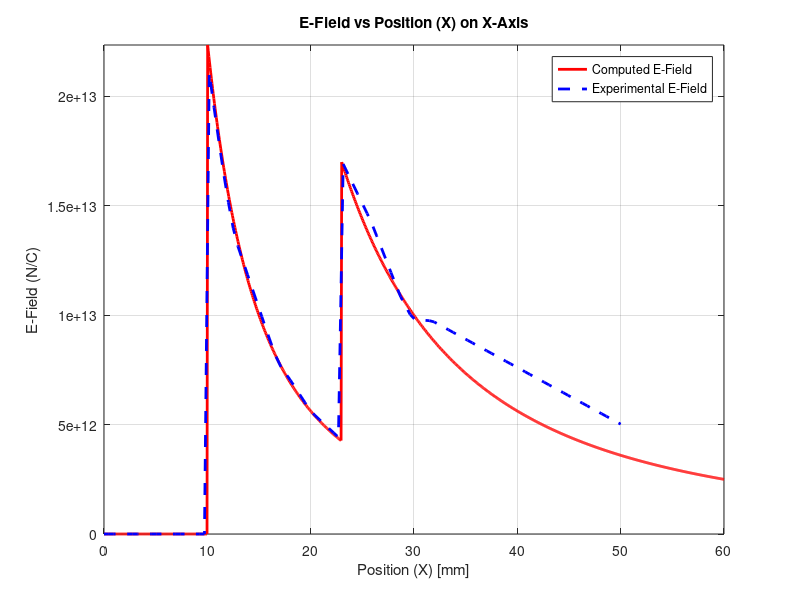
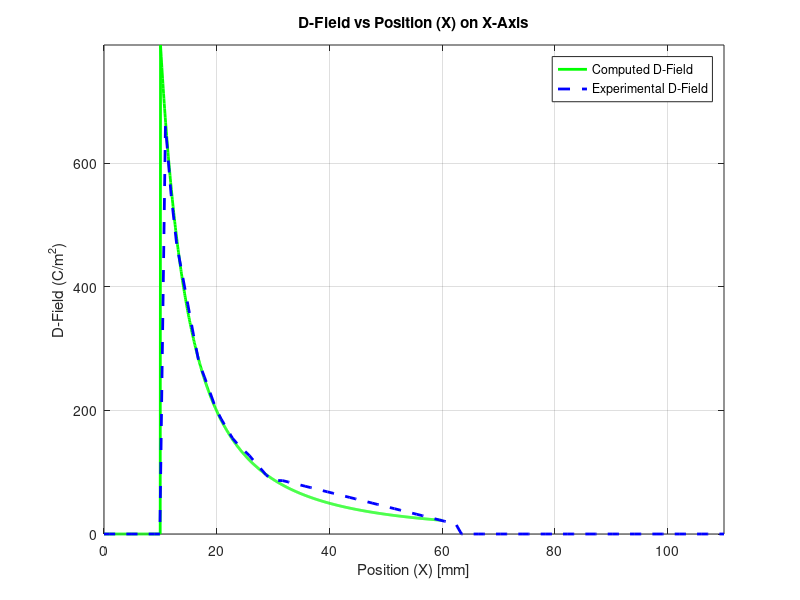

MATLAB code for these plots, in order:
% Parameters
R_inner = 10; % Inner radius of the conductor ball (mm)
R_outer = 20 + 0.3 * 10; % Outer radius of the dielectric shell (mm)
Q = 1; % Total charge on the conductor ball (C)
epsilon_r = 4; % Relative permittivity of the dielectric shell
epsilon_0 = 8.85e-12; % Vacuum permittivity (F/m)

% Define spatial points along the x-axis
x = linspace(0, 60, 1000); % From 0 mm to 60 mm

% Initialize electric field and electric displacement field arrays
E = zeros(size(x)); % Electric field array
D = zeros(size(x)); % Electric displacement field array

% Calculate electric field and electric displacement field
for i = 1:length(x)
    r = x(i) * 1e-3; % Convert to meters
    if r <= R_inner * 1e-3 % Inside the conductor ball
        E(i) = 0; % Electric field inside a conductor is zero
        D(i) = 0; % Electric displacement field inside a conductor is zero
    elseif r <= R_outer * 1e-3 % Inside the dielectric shell
        E(i) = Q / (4 * pi * epsilon_0 * epsilon_r * r^2); % Electric field in dielectric shell
        D(i) = Q / (4 * pi * r^2); % Electric displacement field in dielectric shell
    else % Outside the dielectric shell
        E(i) = Q / (4 * pi * epsilon_0 * r^2); % Electric field outside the dielectric shell
        D(i) = Q / (4 * pi * r^2); % Electric displacement field outside the dielectric shell
    end
end

% Convert x to mm for plotting
x_mm = x;

% Plot computed electric field
figure;
plot(x_mm, E, 'r-', 'LineWidth', 2); % Red solid line for computed electric field

% Add title and axis labels
title('E-Field vs Position (X) on X-Axis');
xlabel('Position (X) [mm]');
ylabel('E-Field (N/C)');

% Show grid
grid on;

% Adjust axis to fit data range
axis tight;

% Load experimental data
data = load('E3.txt');

% Extract X values and E-Field values
X_exp = data(:, 1); % First column
E_Field_exp = data(:, 2); % Second column

% Plot experimental data
hold on;
plot(X_exp, E_Field_exp, 'b--', 'LineWidth', 2); % Blue dashed line for experimental data
legend('Computed E-Field', 'Experimental E-Field');
hold off;

% Plot computed electric displacement field
figure;
plot(x_mm, D, 'g-', 'LineWidth', 2); % Green solid line for computed electric displacement field

% Add title and axis labels
title('D-Field vs Position (X) on X-Axis');
xlabel('Position (X) [mm]');
ylabel('D-Field (C/m^2)');

% Show grid
grid on;

% Adjust axis to fit data range
axis tight;

% Load experimental data
data = load('D3.txt');

% Extract X values and D-Field values
X_exp = data(:, 1); % First column
D_Field_exp = data(:, 2); % Second column

% Plot experimental electric field data again for comparison
hold on;
plot(X_exp, D_Field_exp, 'b--', 'LineWidth', 2); % Blue dashed line for experimental electric field
legend('Computed D-Field', 'Experimental D-Field');
hold off;
